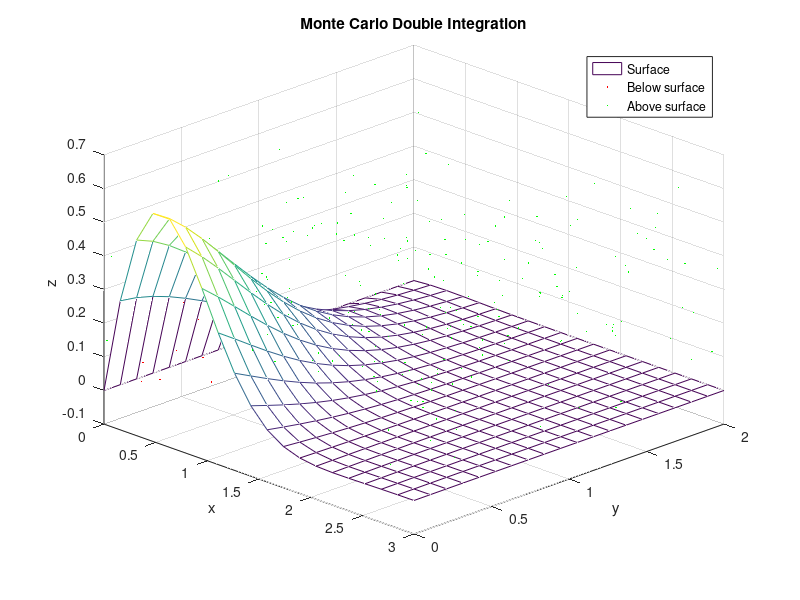

This figure's MATLAB source:
%% Monte Carlo Double Integral - GNU Octave
% Monte Carlo estimation of a double integral
% with 3D visualization of random samples.


clear;
clc;
close all;

% Reproducible random sequence
rand("seed", 42);

%% Integration domain

xMin = 0;
xMax = 3;

yMin = 0;
yMax = 2;

%% Define the function

f = @(x,y) -(x.^2 - 2*x) .* exp(-x.^2 - y.^2 - x.*y);

%% Find approximate vertical limits of the surface

xGrid = linspace(xMin, xMax, 20);
yGrid = linspace(yMin, yMax, 20);

[X,Y] = meshgrid(xGrid, yGrid);
Z = f(X,Y);

zMin = min(Z(:));
zMax = max(Z(:));

%% Monte Carlo experiment

N = 20000;

% Generate random points inside the 3D bounding box
x = xMin + (xMax - xMin) .* rand(N,1);
y = yMin + (yMax - yMin) .* rand(N,1);
z = zMin + (zMax - zMin) .* rand(N,1);

% Evaluate the surface at each random (x,y)
surfaceValues = f(x,y);

% Points below and above the surface
below = z <= surfaceValues;
above = ~below;

%% Monte Carlo integral estimation

% Fraction of points below the surface
p = sum(below) / N;

% Area of the XY domain
domainArea = (xMax - xMin) * (yMax - yMin);

% Estimate the integral
monteCarloIntegral = domainArea * ...
    (zMin + (zMax - zMin) * p);

%% Reference numerical integral

exactVolume = integral2(f, xMin, xMax, yMin, yMax);

%% Error

absoluteError = abs(exactVolume - monteCarloIntegral);

relativeError = absoluteError / abs(exactVolume) * 100;

%% Visualization

figure(1);
clf;

% Draw a lightweight surface
mesh(X,Y,Z);

hold on;

% Plot only a subset of samples to avoid Octave Online limits
nPlot = 250;

plotIndex = 1:min(nPlot,N);

belowPlot = below(plotIndex);
abovePlot = above(plotIndex);

xPlot = x(plotIndex);
yPlot = y(plotIndex);
zPlot = z(plotIndex);

% Samples below the surface
plot3( ...
    xPlot(belowPlot), ...
    yPlot(belowPlot), ...
    zPlot(belowPlot), ...
    'r.', ...
    'MarkerSize', 3);

% Samples above the surface
plot3( ...
    xPlot(abovePlot), ...
    yPlot(abovePlot), ...
    zPlot(abovePlot), ...
    'g.', ...
    'MarkerSize', 3);

xlabel("x");
ylabel("y");
zlabel("z");

title("Monte Carlo Double Integration");

legend( ...
    "Surface", ...
    "Below surface", ...
    "Above surface");

grid on;

view(45,30);

hold off;

%% Display result


fprintf("\n");
fprintf("========================================\n");
fprintf(" Monte Carlo Integration\n");
fprintf("========================================\n");
fprintf("Samples: %d\n", N);
fprintf("Estimated Volume: %.8f\n", monteCarloIntegral);
fprintf("Reference Volume: %.8f\n", exactVolume);
fprintf("Absolute Error:   %.8f\n", absoluteError);
fprintf("Relative Error:   %.4f %%\n", relativeError);
fprintf("========================================\n");
